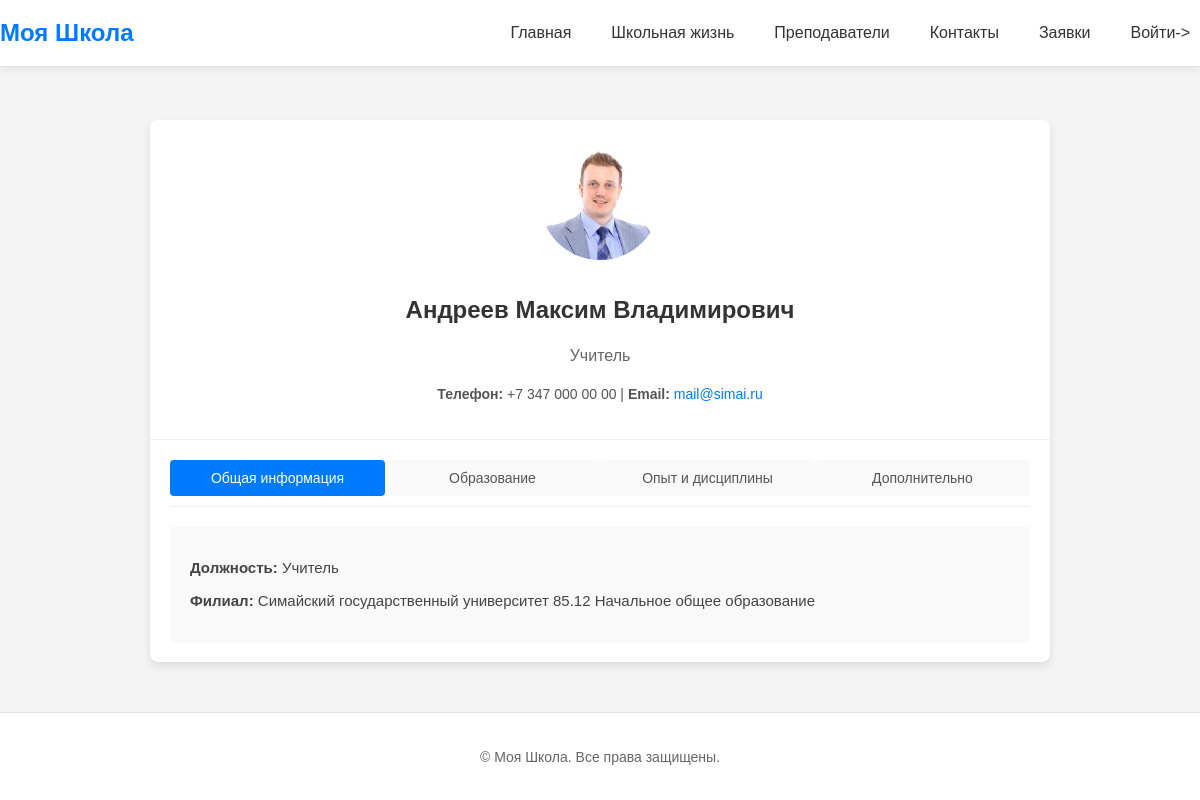
The app's page /teacher/2/ with its own data.
### school/models.py (models this page shows, shortened)
class Teacher(models.Model):
    POSITION_CHOICES = [
        ('director', 'Директор'),
        ('teacher', 'Учитель'),
    ]
    last_name = models.CharField(max_length=50, verbose_name="Фамилия")
    first_name = models.CharField(max_length=50, verbose_name="Имя")
    patronymic = models.CharField(max_length=50, verbose_name="Отчество")
    position = models.CharField(max_length=50, choices=POSITION_CHOICES, verbose_name="Должность")
    education = models.TextField(verbose_name="Уровень образования")
    qualification = models.CharField(max_length=255, verbose_name="Квалификация")
    academic_degree = models.CharField(max_length=255, blank=True, null=True, verbose_name="Ученая степень")
    academic_title = models.CharField(max_length=255, blank=True, null=True, verbose_name="Ученое звание")
    qualification_improvement = models.TextField(blank=True, null=True, verbose_name="Повышение квалификации")
    professional_retraining = models.TextField(blank=True, null=True, verbose_name="Профессиональная переподготовка")
    experience_years = models.PositiveIntegerField(verbose_name="Опыт работы (лет)")
    phone = models.CharField(max_length=20, verbose_name="Контактный телефон")
    email = models.EmailField(verbose_name="Адрес электронной почты")
    branch = models.CharField(max_length=255, verbose_name="Филиал")
    educational_programs = models.TextField(blank=True, null=True, verbose_name="Образовательные программы")
    subjects_taught = models.ManyToManyField(Subject, related_name="teachers", verbose_name="Преподаваемые дисциплины")
    additional_taught = models.ManyToManyField(AdditionalActivity, related_name="teachers", blank=True, null=True,
                                               verbose_name="Дополнительные услуги")
    image = models.ImageField(upload_to='images/teacher', blank=True, null=True, verbose_name="Фото преподавателя")
    user = models.OneToOneField(User, on_delete=models.CASCADE, blank=True, null=True, verbose_name="Пользователь")

### school/views.py (the view)
# urls.py: path('teacher/<int:teacher_id>/', views.teacher_detail_view, name='teacher_detail'),
def teacher_detail_view(request, teacher_id):
    teacher = get_object_or_404(Teacher, id=teacher_id)
    return render(request, 'teacher_page/teacher_detail.html', {'teacher': teacher})

### templates/teacher_page/teacher_detail.html (shortened to what this page needs)
{% extends 'index.html' %}
{% block content %}
    <div class="teacher-detail-container">
        <div class="teacher-header">
            <img src="{% if teacher.image %}{{ teacher.image.url }}{% else %}/static/default-teacher.png{% endif %}"
                 alt="Фото преподавателя">
            <h1>{{ teacher.last_name }} {{ teacher.first_name }} {{ teacher.patronymic }}</h1>
            <p class="position">{{ teacher.get_position_display }}</p>
            <p class="contact">
                <strong>Телефон:</strong> {{ teacher.phone }} |
                <strong>Email:</strong> <a href="mailto:{{ teacher.email }}">{{ teacher.email }}</a>
            </p>
        </div>
        <div class="teacher-tabs">
            <div class="tab-menu">
                <button class="tab-menu-link active" onclick="openTab(event, 'general-info')">Общая информация</button>
                <button class="tab-menu-link" onclick="openTab(event, 'education')">Образование</button>
                <button class="tab-menu-link" onclick="openTab(event, 'experience')">Опыт и дисциплины</button>
                <button class="tab-menu-link" onclick="openTab(event, 'additional')">Дополнительно</button>
            </div>
            <div id="general-info" class="tab-content active">
                <p><strong>Должность:</strong> {{ teacher.get_position_display }}</p>
                <p><strong>Филиал:</strong> {{ teacher.branch }}</p>
            </div>
        </div>
    </div>
{% endblock %}

### static/css/styles.css (style rules this page uses)
body { margin: 0; font-family: 'Arial', sans-serif; font-size: 16px; line-height: 1.5; color: #333; background-color: #f4f4f4; }
body { padding-top: 70px; }
.teacher-detail-container { max-width: 900px; margin: 50px auto; background: #fff; border-radius: 8px; box-shadow: 0 4px 8px rgba(0, 0, 0, 0.1); overflow: hidden; }
.teacher-header { text-align: center; padding: 20px; border-bottom: 1px solid #eee; }
.teacher-header img { width: 120px; height: 120px; border-radius: 50%; object-fit: cover; margin-bottom: 15px; }
.teacher-header h1 { font-size: 24px; margin: 10px 0; color: #333; }
.teacher-header .position { font-size: 16px; color: #666; }
.teacher-header .contact { font-size: 14px; color: #555; }
.teacher-header a { color: #007BFF; text-decoration: none; }
.teacher-tabs { padding: 20px; }
.tab-menu { display: flex; justify-content: space-between; margin-bottom: 20px; border-bottom: 1px solid #eee; padding-bottom: 10px; }
.tab-menu .tab-menu-link { flex: 1; padding: 10px; text-align: center; font-size: 14px; color: #555; background: #f9f9f9; border: none; border-radius: 4px; cursor: pointer; transition: all 0.3s ease; }
.tab-menu .tab-menu-link.active { color: #fff; background: #007BFF; }
.tab-content { display: none; padding: 20px; font-size: 15px; color: #444; border-radius: 4px; background: #f9f9f9; }
.tab-content.active { display: block; }
.tab-content p { margin: 10px 0; }

### records on screen
Teacher: image (picture), last_name "Андреев", first_name "Максим", patronymic "Владимирович", position "Учитель", phone "+7 347 000 00 00", email "mail@simai.ru", branch "Симайский государственный университет 85.12 Начальное общее образование"
